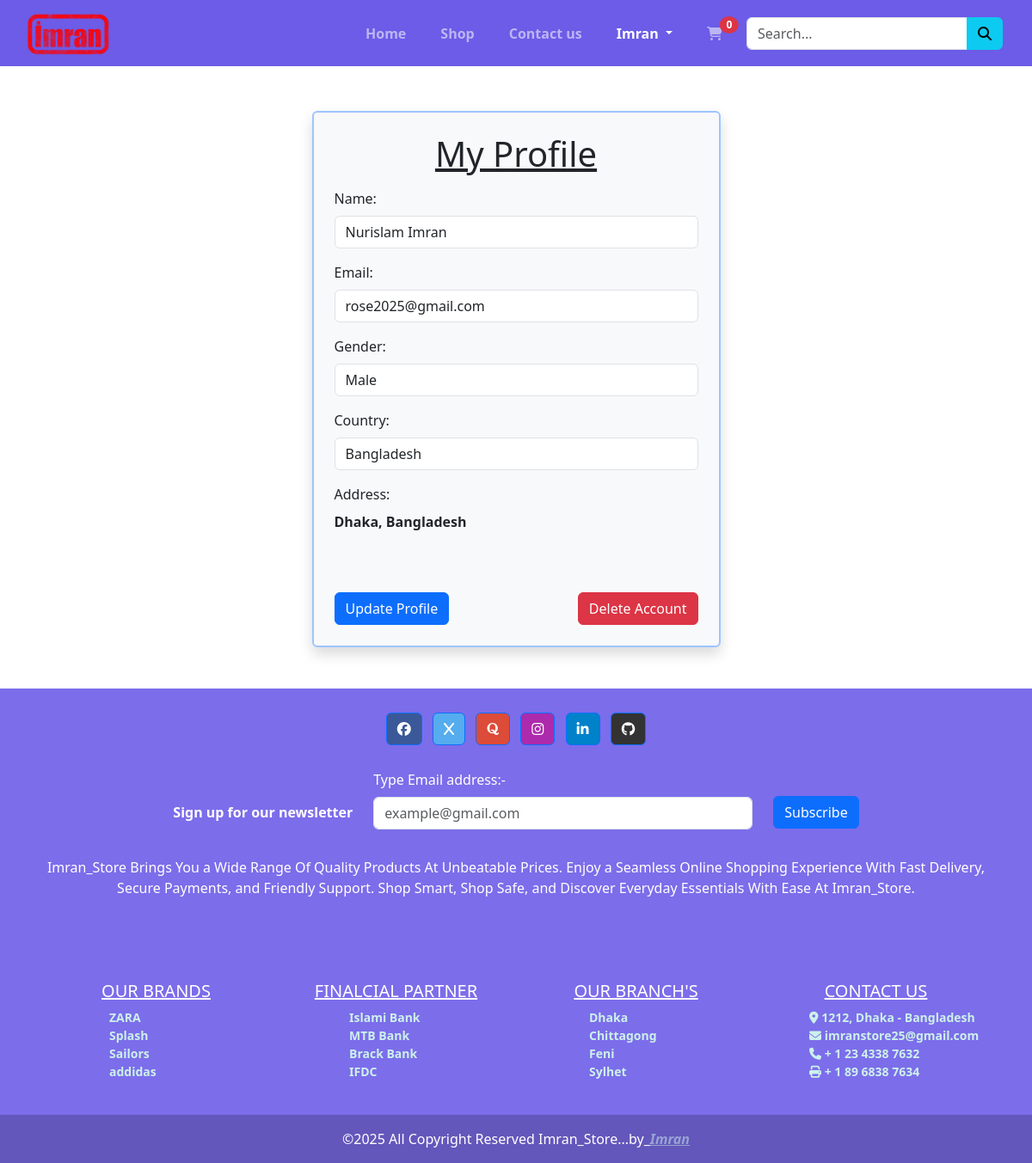
Screenshot of /my-profile.php (signed in) with the database file from the repository.
### tables this page shows
CREATE TABLE `users` (
  `id` int NOT NULL,
  `name` varchar(100) NOT NULL,
  `email` varchar(150) NOT NULL,
  `password` varchar(100) NOT NULL,
  `gender` enum('Male','Female','Others') DEFAULT NULL,
  `address` varchar(255) DEFAULT NULL,
  `picture` varchar(100) DEFAULT NULL,
  `country` varchar(100) DEFAULT NULL,
  `role` enum('admin','user') NOT NULL DEFAULT 'user',
  `created_at` timestamp NOT NULL DEFAULT CURRENT_TIMESTAMP
);

### my-profile.php (the view, shortened to what this page needs)
<?php
require_once './components/header.php';
$userId = $_SESSION['imran_store']['id'];
$userInfo = $conn->query("SELECT * FROM `users` WHERE `id` = '$userId'")->fetch_assoc();
?>
<div class="container">
    <div class="row mt-1">
        <div class="col-md-5 mx-auto my-5 border border-2 border-primary-subtle rounded shadow p-4 bg-light">
            <h1 class="mb-3 text-center text-decoration-underline">My Profile</h1>
            <form action="" method="post">
                <div class="mb-3">
                    <label for="name" class="form-label">Name:</label>
                    <input type="text" class="form-control <?= isset($errName) ? 'is-invalid' : null ?>" Name="name"
                        value="<?= $userInfo['name'] ?? null ?>">
                </div>
                <div class="mb-3">
                    <label for="email" class="form-label">Email:</label>
                    <input type="email" class="form-control <?= isset($errEmail) ? 'is-invalid' : null ?>" Name="email"
                        value="<?= $userInfo['email'] ?? null ?>">
                </div>
                <div class="mb-3">
                    <label for="gender" class="form-label">Gender:</label>
                    <select class="form-select <?= isset($errGender) ? 'is-invalid' : null ?>" name="gender">
                        <option value="Male" <?= $userInfo['gender'] == 'Male' ? 'selected' : null ?>>Male</option>
                    </select>
                </div>
                <div class="mb-3">
                    <label for="country" class="form-label">Country:</label>
                    <select class="form-select <?= isset($errCountry) ? 'is-invalid' : null; ?>" name="country">
                        <?php foreach ($allCountryList as $countries) { ?>
                            <option value="<?= $countries ?>"
                                <?= isset($userInfo['country']) && $userInfo['country'] == $countries ? "selected" : null ?>>
                                <?= $countries ?></option>
                        <?php } ?>
                    </select>
                </div>
                <div class="mb-3">
                    <label for="address" class="form-label">Address:</label>
                    <div id="editor" style="min-height: 62px !important;"
                        class="<?= isset($errAddress) ? "border border-danger" : null; ?>">
                        <?= htmlspecialchars_decode($address ?? $userInfo['address'] ?? null); ?></div>
                </div>
                <div class="d-flex justify-content-between pt-3">
                    <button type="submit" class="btn btn-primary" name="updateProfile">Update Profile</button>
                    <a href="deleteUser-account.php" class="btn btn-danger">Delete Account</a>
                </div>
            </form>
        </div>
    </div>
</div>
<?php
require_once './components/footer.php';
?>

### assets/css/style.css (style rules this page uses)
body { margin: 0; padding: 0; box-sizing: border-box; }

### rows the page displays
users: name "Nurislam Imran", email "rose2025@gmail.com", gender "Male", country "Bangladesh", address "Dhaka, Bangladesh"

### other values shown
$fullNameArray[1] "Imran"
